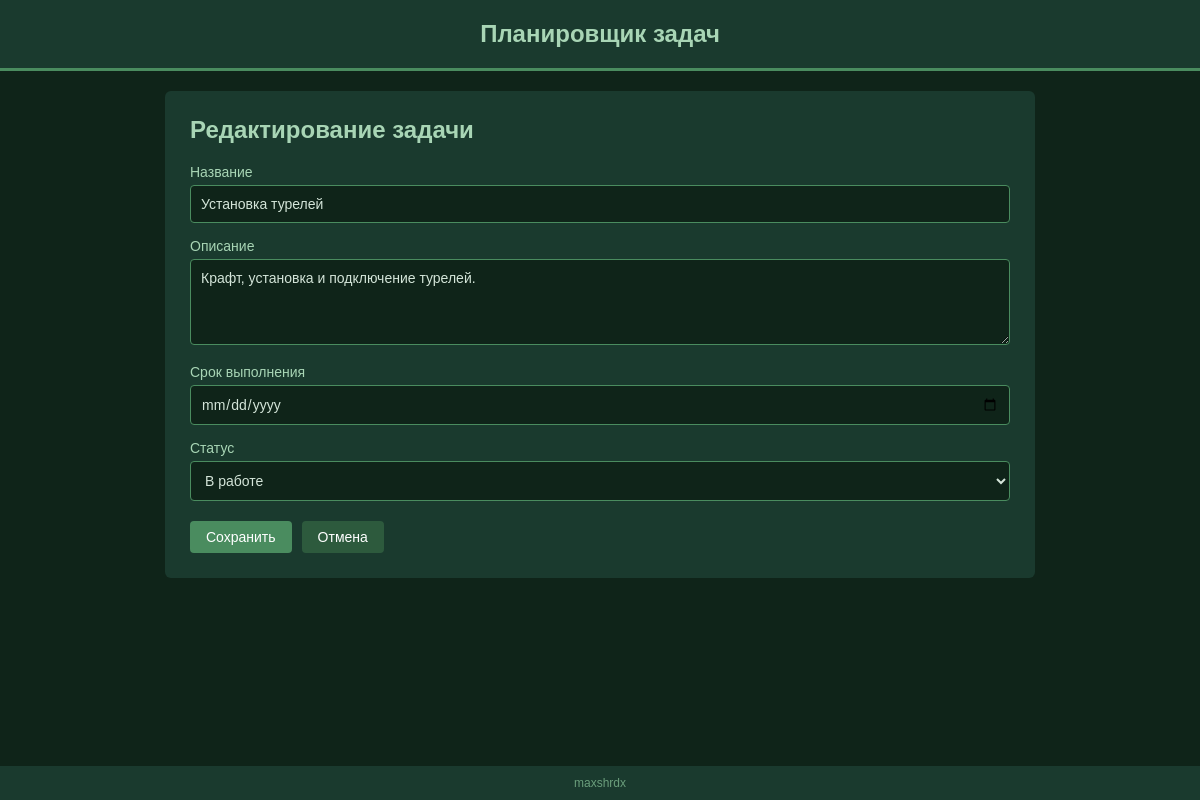
Page /edit/2/ on the committed database.
### tasks/models.py (models this page shows, shortened)
class Task(models.Model):
    STATUS_CHOICES = [
        ('new', 'Новая'),
        ('in_progress', 'В работе'),
        ('done', 'Выполнена'),
    ]
    title = models.CharField(max_length=200, verbose_name='Название')
    description = models.TextField(blank=True, verbose_name='Описание')
    deadline = models.DateField(verbose_name='Срок выполнения')
    status = models.CharField(
        max_length=20,
        choices=STATUS_CHOICES,
        default='new',
        verbose_name='Статус',
    )
    created_at = models.DateTimeField(auto_now_add=True)

### tasks/views.py (the view)
# urls.py: path('edit/<int:pk>/', views.task_edit, name='task_edit'),
def task_edit(request, pk):
    task = get_object_or_404(Task, pk=pk)
    if request.method == 'POST':
        form = TaskForm(request.POST, instance=task)
        if form.is_valid():
            form.save()
            return redirect('task_list')
    else:
        form = TaskForm(instance=task)
    return render(request, 'tasks/task_form.html', {'form': form, 'action': 'Редактирование'})

### tasks/forms.py
class TaskForm(forms.ModelForm):
    class Meta:
        model = Task
        fields = ['title', 'description', 'deadline', 'status']
        widgets = {
            'title': forms.TextInput(attrs={'class': 'form-input'}),
            'description': forms.Textarea(attrs={'class': 'form-input', 'rows': 4}),
            'deadline': forms.DateInput(attrs={'class': 'form-input', 'type': 'date'}),
            'status': forms.Select(attrs={'class': 'form-input'}),
        }

### templates/tasks/task_form.html (shortened to what this page needs)
{% extends 'base.html' %}
{% block content %}
<div class="form-container">
    <h2>{{ action }} задачи</h2>
    <form method="post">
        {% for field in form %}
            <div class="form-group">
                <label for="{{ field.id_for_label }}">{{ field.label }}</label>
                {{ field }}
            </div>
        {% endfor %}
        <div class="form-buttons">
            <button type="submit" class="btn">Сохранить</button>
            <a href="{% url 'task_list' %}" class="btn btn-secondary">Отмена</a>
        </div>
    </form>
</div>
{% endblock %}

### static/css/style.css (style rules this page uses)
* { margin: 0; padding: 0; box-sizing: border-box; }
body { font-family: Arial, sans-serif; background-color: #0f2419; color: #d4e5d9; min-height: 100vh; display: flex; flex-direction: column; }
.btn { padding: 8px 16px; background-color: #4a8c5f; color: #fff; border: none; border-radius: 4px; cursor: pointer; font-size: 14px; text-decoration: none; display: inline-block; }
.btn-secondary { background-color: #2d5a3d; }
.form-container { background-color: #1a3a2e; padding: 25px; border-radius: 6px; }
.form-container h2 { color: #a8d5b5; margin-bottom: 20px; }
.form-group { margin-bottom: 15px; }
.form-group label { display: block; margin-bottom: 5px; color: #a8d5b5; font-size: 14px; }
.form-input { width: 100%; padding: 10px; background-color: #0f2419; border: 1px solid #4a8c5f; border-radius: 4px; color: #d4e5d9; font-size: 14px; font-family: Arial, sans-serif; }
.form-buttons { display: flex; gap: 10px; margin-top: 20px; }

### rows in the picture
Task: form "Установка турелей" "Крафт, установка и подключение турелей." "В работе"

### other values in the picture
{{ action }} "Редактирование"
{{ field.label }} "Название" "Описание" "Срок выполнения" "Статус"
